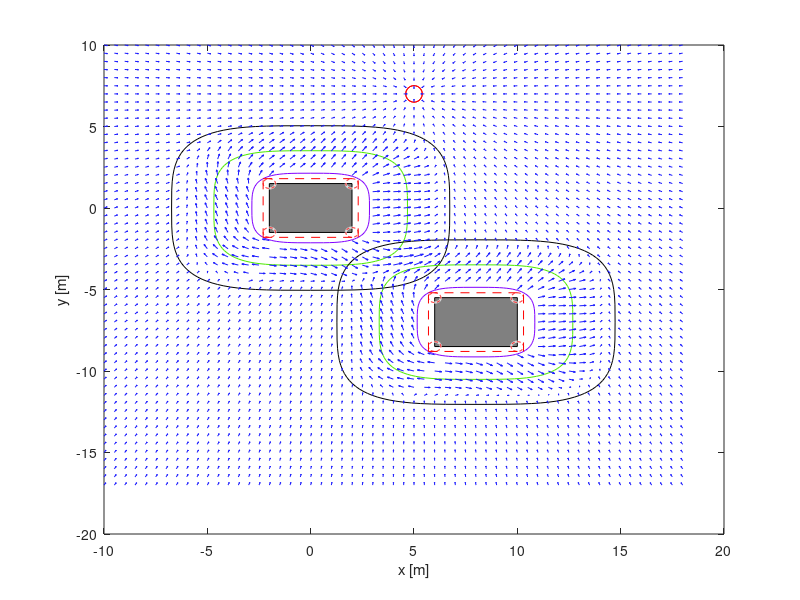

Reproduce this figure in MATLAB.
% ------------------------------
% Author: Vishnu S. Chipade
% Email: vishnuc@umich.edu
% ------------------------------


%Plots field with multiple obstacles

options = optimset('Display','off','MaxIter',1000);

rI=[0,-10]';
%rS=[-3,39]';
%rO=[6,21;8,-7]';
rS=[5,7]';
rO=[0,0;8,-7]';
ROS=norm(rS-rO(:,1));
NO=size(rO,2);
rotSense=[2,1,2];
RO=2;
w=sqrt(2)*RO;
w=4;
h=w*0.75;
RO_max=6;
k=1;

clear  X Y
xl=10;
[X,Y]=meshgrid(-xl+rO(1,1):.5:xl+rO(1,2),-xl+rO(2,2):.5:xl+rO(2,1));

alpha=1;

Ktol=0.05;
Rmax=50;
rho_F=0.3; %formation radius
f1=@(x) x-0.5*(2*(w/2+rho_F)/w)^(2/(1-exp(-x)))-0.5*(2*(h/2+rho_F)/h)^(2/(1-exp(-x)))+1;
K0=fsolve(f1,rho_F+sqrt(w^2+h^2)/2,options);
%K0=0.8;
nmin=1/(1-exp(-alpha*K0));
n=nmin;
a=w/2*(2^(1/(2*n)));
b=h/2*(2^(1/(2*n)));
Ktol=K0;
%Ktol=1.83;
pt1=27;
pt2=15;
Kmax=10;
Kmax2=Kmax+30;
dKcube=(Kmax2-Kmax)^3;
A=2/dKcube;
B=-3*(Kmax2+Kmax)/dKcube;
C=6*Kmax2*Kmax/dKcube;
D=Kmax2^2*(Kmax2-3*Kmax)/dKcube;
%nmin=1/(1-exp(-0.5));
if(0)
    K=1.1*K0;
    n=1/(1-exp(-alpha*K));
    xm=(2*(1+K))^(1/(2*n))*w/2;
    x1=-xm:xm/9:xm;
    y1=(2*(1+K)-(2.*(abs(x1./w))).^(2*n)).^(1/(2*n)).*(h/2);
    x1=[x1,x1];
    y1=[y1,-y1];
    X=x1;
    Y=y1;
end
Px=zeros(size(X));
Py=Px;
POx=Px;
POy=Py;

betaOS=atan2(rS(2)-rO(2,1),rS(1)-rO(1,k));  %angle between the safe area and the obstacle
beta_barOS=atan2(b^(2*n)*sign(rS(1)-rO(1,1))*(abs(rS(1)-rO(1,1)))^(2*n-1),-a^(2*n)*sign(rS(2)-rO(2,1))*(abs(rS(2)-rO(2,1)))^(2*n-1))  %angle of the tangent at the safe area
% if betaOS<0   % get betaOS between [0,2pi]
%     betaOS=betaOS+2*pi;
% end
% if beta_barOS<0   % get beta_barOS between [0,2pi]
%     beta_barOS=beta_barOS+2*pi;
% end
for i=1:size(X,1)
    for j=1:size(X,2)
        sigmaProd=1;
        flagField=1;
        for k=1:size(rO,2)
            RE0=(abs((X(i,j)-rO(1,k))/a))^(2*n)+(abs((Y(i,j)-rO(2,k))/b))^(2*n)-1;
            if RE0>=Ktol && RE0<Kmax
                sigma=1;
            elseif RE0>=Kmax && RE0<Kmax2
                sigma=A*RE0^3+B*RE0^2+C*RE0+D;
            else
                sigma=0;
            end
            %RE=RE0;
            betaOF=atan2(Y(i,j)-rO(2,k),X(i,j)-rO(1,k));   %angle between the location and the obstacle
            BetaOF(i,j)=betaOF;
            %Initialize
            Beta_bar1(i,j)=0;
            Beta_bar(i,j)=0;
            if betaOF<0   % get betaOF between [0,2pi]
                betaOF=betaOF+2*pi;
            end
            if RE0>=Ktol && RE0<Kmax2
                %                 f1=@(x) x-0.5*(2*(X(i,j)-rO(1,k))/w)^(2/(1-exp(-x)))-0.5*(2*(Y(i,j)-rO(2,k))/h)^(2/(1-exp(-x)))+1;
                %                 RE=fsolve(f1,RE0,options);
                %                 n=1/(1-exp(-RE));
                %n=nmin;
                RE=RE0;
                %             a=w/2*(2^(1/(2*n)));
                %             b=h/2*(2^(1/(2*n)));
                temp=sqrt((b^(2*n)*(abs(X(i,j)-rO(1,k)))^(2*n-1))^2+(a^(2*n)*(abs(Y(i,j)-rO(2,k)))^(2*n-1))^2);
                beta_bar=atan2(b^(2*n)*sign(X(i,j)-rO(1,k))*(abs(X(i,j)-rO(1,k)))^(2*n-1),-a^(2*n)*sign(Y(i,j)-rO(2,k))*(abs(Y(i,j)-rO(2,k)))^(2*n-1));  %angle of the tangent at the given location
                if beta_bar<0   % get betaOS between [0,2pi]
                    beta_bar=beta_bar+2*pi;
                end
                %beta=atan2(-b^(2*n)*(abs(X(i,j)-rO(1,1)))^(2*n-1),a^(2*n)*(abs(Y(i,j)-rO(2,1)))^(2*n-1));
                if betaOS<pi
                    if betaOF<=betaOS
                        beta_bar1=beta_bar-((-betaOS+pi+betaOF)/pi)*(beta_barOS-betaOS);
                    elseif betaOF>betaOS+pi
                        % beta_bar1=betaOS+((betaOS-beta0+pi)/pi)*(beta0-betaOS);
                        beta_bar1=beta_bar+((betaOS+pi-betaOF)/pi)*(beta_barOS-betaOS);
                    else
                        % beta_bar1=betaOS+((beta0-betaOS)/pi)*(betaOF-betaOS);
                        
                        beta_bar1=beta_bar-(beta_barOS-betaOS)+(beta_barOS-betaOS-pi)*(betaOF-betaOS)/pi;
                    end
                elseif betaOS>=pi && betaOS<1.5*pi
                    if betaOF<=betaOS && betaOF>betaOS-pi
                        beta_bar1=beta_bar+((betaOS-betaOF-pi)/pi)*(beta_barOS-betaOS);
                    elseif betaOF>betaOS
                        beta_bar1=beta_bar-(beta_barOS-betaOS)+(beta_barOS-betaOS-pi)*(betaOF-betaOS)/pi;
                    else
                        beta_bar1=beta_bar-(beta_barOS-betaOS)+(beta_barOS-betaOS-pi)*(betaOF+2*pi-betaOS)/pi;
                    end
                else
                    if beta_barOS<pi/2
                        beta_barOS=beta_barOS+2*pi;
                    end
                    if betaOF<=betaOS && betaOF>betaOS-pi
                        beta_bar1=beta_bar+((betaOS-betaOF-pi)/pi)*(beta_barOS-betaOS);
                    elseif betaOF>betaOS
                        beta_bar1=beta_bar-(beta_barOS-betaOS)+(beta_barOS-betaOS-pi)*(betaOF-betaOS)/pi;
                    else
                        beta_bar1=beta_bar-(beta_barOS-betaOS)+(beta_barOS-betaOS-pi)*(betaOF+2*pi-betaOS)/pi;
                    end
                end
                Beta_bar1(i,j)=beta_bar1;
                Beta_bar(i,j)=beta_bar;
                %tangential
                %                  POx(i,j)=(-1)^(rotSense(1)+1)*Rmax/RE*a^(2*n)*sign(Y(i,j)-rO(2,1))*(abs(Y(i,j)-rO(2,1)))^(2*n-1)/temp;
                %             POy(i,j)=(-1)^(rotSense(1))*Rmax/RE*b^(2*n)*sign(X(i,j)-rO(1,1))*(abs(X(i,j)-rO(1,1)))^(2*n-1)/temp;
                %Normalized
                POx(i,j)=(-1)^(rotSense(1))*cos(beta_bar1); %Rmax/RE*
                POy(i,j)=(-1)^(rotSense(1))*sin(beta_bar1); %Rmax/RE*
                mOS=(rS(2)-rO(2,k))/(rS(1)-rO(1,k));
                cOS=mOS*rS(1)+rS(2);
                %symmetric field around the obstacle
                %             if Y(i,j)<=mOS*X(i,j)+cOS
                %                 POx(i,j)=-POx(i,j);
                %                 POy(i,j)=-POy(i,j);
                %             end
                %radial
                %             POy(i,j)=Rmax/RE*a^(2*n)*sign(Y(i,j)-rO(2,k))*(abs(Y(i,j)-rO(2,k)))^(2*n-1)/temp;
                %             POx(i,j)=Rmax/RE*b^(2*n)*sign(X(i,j)-rO(1,k))*(abs(X(i,j)-rO(1,k)))^(2*n-1)/temp;
                
                Px(i,j)=Px(i,j)+sigma*POx(i,j);
                Py(i,j)=Py(i,j)+sigma*POy(i,j);
                sigmaProd=sigmaProd*(1-sigma);
            end
            if RE0>Ktol
                Px(i,j)=Px(i,j)+sigma*POx(i,j);
                Py(i,j)=Py(i,j)+sigma*POy(i,j);
            else
                Px(i,j)=0;
                Py(i,j)=0;
                flagField=0;
                break;
            end
        end
        if flagField==1
            dist=norm(rS-[X(i,j),Y(i,j)]');
            Px(i,j)=Px(i,j)+sigmaProd*(rS(1)-X(i,j))/dist;
            Py(i,j)=Py(i,j)+sigmaProd*(rS(2)-Y(i,j))/dist;
        end
    end
end
%%
%f1=@(x) [rS(1)-x(1)+,];
if(1)
    figure
    for k=1:size(rO,2)
        xsup=a*(Ktol+1)^(1/(2*n))*cos(0:pi/50:pi/2).^(1/n);
        ysup=b*(Ktol+1)^(1/(2*n))*sin(0:pi/50:pi/2).^(1/n);
        xsup=[xsup,-flip(xsup),-xsup,flip(xsup)];
        ysup=[ysup,flip(ysup),-ysup,-flip(ysup)];
        xsup=xsup+rO(1,k);
        ysup=ysup+rO(2,k);
        plot(xsup,ysup,'color',[0.5,0,1],'linewidth',0.5)
        %set(ez,'color',[0.5,0,1])
        hold on;
        xsup=a*(Kmax+1)^(1/(2*n))*cos(0:pi/50:pi/2).^(1/n);
        ysup=b*(Kmax+1)^(1/(2*n))*sin(0:pi/50:pi/2).^(1/n);
        xsup=[xsup,-flip(xsup),-xsup,flip(xsup)];
        ysup=[ysup,flip(ysup),-ysup,-flip(ysup)];
        xsup=xsup+rO(1,k);
        ysup=ysup+rO(2,k);
        plot(xsup,ysup,'color',[0.3,.91,0],'linewidth',0.5)
        hold on;
        xsup=a*(Kmax2+1)^(1/(2*n))*cos(0:pi/50:pi/2).^(1/n);
        ysup=b*(Kmax2+1)^(1/(2*n))*sin(0:pi/50:pi/2).^(1/n);
        xsup=[xsup,-flip(xsup),-xsup,flip(xsup)];
        ysup=[ysup,flip(ysup),-ysup,-flip(ysup)];
        xsup=xsup+rO(1,k);
        ysup=ysup+rO(2,k);
        plot(xsup,ysup,'color',[0,.0,0],'linewidth',0.5)
        hold on;
        plot(rS(1),rS(2),'ro','markersize',12);
        hold on;
        %legend(['$E_o=E_o^m=$',num2str(Ktol,3)],['$E_o=\bar E_o=$',num2str(Kmax,3)],['$E_o=E_o^u=$',num2str(Kmax2,3)],'$\textbf{r}_s$','location','northwest')
        rectangle('position',[rO(1,k)-w/2,rO(2,k)-h/2,w,h],'FaceColor',[0.5 .5 .5])
        hold on;
        viscircles([rO(1,k)-w/2,rO(2,k)-h/2;rO(1,k)+w/2,rO(2,k)-h/2;rO(1,k)+w/2,rO(2,k)+h/2;rO(1,k)-w/2,rO(2,k)+h/2],rho_F*ones(1,4),'color','r','LineStyle','--','linewidth',.5)
        hold on;
        line([rO(1,k)-w/2-rho_F,rO(1,k)+w/2+rho_F],[rO(2,k)-h/2-rho_F,rO(2,k)-h/2-rho_F],'color','r','linestyle','--','linewidth',.5)
        hold on
        line([rO(1,k)-w/2-rho_F,rO(1,k)-w/2-rho_F],[rO(2,k)-h/2-rho_F,rO(2,k)+h/2+rho_F],'color','r','linestyle','--','linewidth',.5)
        hold on;
        line([rO(1,k)-w/2-rho_F,rO(1,k)+w/2+rho_F],[rO(2,k)+h/2+rho_F,rO(2,k)+h/2+rho_F],'color','r','linestyle','--','linewidth',.5)
        hold on
        line([rO(1,k)+w/2+rho_F,rO(1,k)+w/2+rho_F],[rO(2,k)-h/2-rho_F,rO(2,k)+h/2+rho_F],'color','r','linestyle','--','linewidth',.5)
        hold on;
        hold on;
    end
    
    hf=quiver(X,Y,Px,Py,.7)
    set(hf,'color',[.1,.1,1.0])
    xlabel('x [m]')
    ylabel('y [m]')
    title('')
    %text(rS(1)-1.2,rS(2)+0.95,['$r_s$(',num2str(rS(1)),',',num2str(rS(2)),')'],'fontsize',12,'backgroundcolor',[0.9,0.9,0.9])
    
end

% headSize=1.1;
% fontSize=16;
% arrowLength=3;
% plot(rS(1),rS(2),'ro','markersize',8);
% hold on;
% text(rS(1)+0.52,rS(2)+0.15,['$\textbf{r}_s$(',num2str(rS(1)),', ',num2str(rS(2)),')'],'fontsize',12)
% hold on;
% %Tangent and field line at safe location
% quiver(rS(1),rS(2),cos(betaOS)/1.2,sin(betaOS)/1.2,arrowLength,'linewidth',2,'color',[1 0 0],'MaxHeadSize',0.9*headSize)
% quiver(rS(1),rS(2),cos(beta_barOS),sin(beta_barOS),arrowLength,'linewidth',2,'color',[1 0 .7],'MaxHeadSize',0.9*headSize)
% rd=0.8;
% dbeta_barOS=beta_barOS-betaOS;
% plot(rS(1)+rd*cos(betaOS:dbeta_barOS/10:beta_barOS),rS(2)+rd*sin(betaOS:dbeta_barOS/10:beta_barOS),'color',[1 0 0.7])
% rd=2.3;
% text(rS(1)+rd*cos(beta_barOS/1.2),rS(2)+rd*sin(beta_barOS/1.2),'\boldmath$\Delta\bar\beta_{ok}$','fontsize',fontSize,'color',[1 0 0.7])
% %the obstacle
% rectangle('position',[rO(1,1)-w/2,rO(2,1)-h/2,w,h])%,'FaceColor',[0.5 .5 .5])
% hold on;
% text(rO(1,1)-0.15,rO(2,1)-0.4,['$\textbf{r}_{ok}$(',num2str(rO(1,1)),', ',num2str(rO(2,1)),')'],'fontsize',12)
% text(rO(1,1)-1.9,rO(2,1)+1,'$\mathcal{O}_{k}$','fontsize',fontSize)
% hold on;
% f2=@(x,y) 0.5*(2*(abs(x-rO(1,1)))/w)^(2*nmin)+0.5*(2*(abs(y-rO(2,1)))/h)^(2*nmin)-1-RE;
% ez=ezplot(f2,[-xm+rO(1,k),xm+rO(1,k),-xm+rO(2,k),xm+rO(2,k)]);
% set(ez,'linewidth',2,'color',[0.1,0.8,0.6])
% hold on;
% 
% 
% text(X(pt1,pt2)-2.02,Y(pt1,pt2)-.80,'$\textbf{r}(x,y)$','fontsize',12);
% hold on;
% %tangent
% line([X(pt1,pt2),3+X(pt1,pt2)],[Y(pt1,pt2),Y(pt1,pt2)],'linestyle','--','color','b')
% hold on;
% quiver(X(pt1,pt2),Y(pt1,pt2),cos(Beta_bar(pt1,pt2)),sin(Beta_bar(pt1,pt2)),arrowLength,'linewidth',2,'color',[0.1 0.7 0.1],'MaxHeadSize',headSize)
% hold on
% rd=1.2;
% plot(X(pt1,pt2)+rd*cos(0:Beta_bar(pt1,pt2)/10:Beta_bar(pt1,pt2)),Y(pt1,pt2)+rd*sin(0:Beta_bar(pt1,pt2)/10:Beta_bar(pt1,pt2)),'color',[0.1 0.7 0.1])
% hold on;
% rd=2.7;
% text(X(pt1,pt2)+rd*cos(Beta_bar(pt1,pt2)/1.30),Y(pt1,pt2)+rd*sin(Beta_bar(pt1,pt2)/1.30),'\boldmath$\bar{{\beta}}_{ok}(\textbf{r})$','fontsize',fontSize,'color',[0.1 0.7 0.1])
% %vector field
% quiver(X(pt1,pt2),Y(pt1,pt2),Px(pt1,pt2),Py(pt1,pt2),arrowLength,'linewidth',2,'color',[1 0.5 0],'MaxHeadSize',headSize)
% hold on;
% rd=1.8;
% plot(X(pt1,pt2)+rd*cos(0:Beta_bar1(pt1,pt2)/10:Beta_bar1(pt1,pt2)),Y(pt1,pt2)+rd*sin(0:Beta_bar1(pt1,pt2)/10:Beta_bar1(pt1,pt2)),'color',[1 0.5 0])
% hold on
% rd=2.2;
% text(X(pt1,pt2)+rd*cos(Beta_bar1(pt1,pt2)/2.6),Y(pt1,pt2)+rd*sin(Beta_bar1(pt1,pt2)/2.6),'\boldmath$\bar\beta_{ok}^{\prime}(\textbf{r})$','fontsize',fontSize,'color',[1 0.5 0])
% %current location
% line([rO(1,1),7+rO(1,1)],[rO(2,1),rO(2,1)],'linestyle','--','color','b')
% hold on
% plot([rO(1,1),X(pt1,pt2)],[rO(2,1),Y(pt1,pt2)],'b')
% hold on;
% rd=1.15;
% plot(rO(1,1)+rd*cos(0:BetaOF(pt1,pt2)/10:BetaOF(pt1,pt2)),rO(2,1)+rd*sin(0:BetaOF(pt1,pt2)/10:BetaOF(pt1,pt2)),'b')
% hold on;
% rd=1.5;
% text(rO(1,1)+rd*cos(BetaOF(pt1,pt2)/5),rO(2,1)+rd*sin(BetaOF(pt1,pt2)/5),'\boldmath$\beta_{ok}(\textbf{r})$','fontsize',fontSize,'color','b')
% %safe location
% l=line([rO(1,1),rS(1)],[rO(2,1),rS(2)],'linestyle','--','color','r')
% hold on
% rd=4.5;
% plot(rO(1,1)+rd*cos(0:betaOS/10:betaOS),rO(2,1)+rd*sin(0:betaOS/10:betaOS),'r')
% hold on;
% rd=4.8;
% text(rO(1,1)+rd*cos(betaOS/2),rO(2,1)+rd*sin(betaOS/2),'\boldmath$\beta_{ok}(\textbf{r}_s)$','fontsize',fontSize,'color','r')
% hold on
% rd=2.65;
% plot(rO(1,1)+rd*cos(BetaOF(pt1,pt2):(betaOS-BetaOF(pt1,pt2))/10:betaOS),rO(2,1)+rd*sin(BetaOF(pt1,pt2):(betaOS-BetaOF(pt1,pt2))/10:betaOS),'r')
% hold on;
% rd=3.3;
% text(rO(1,1)+rd*cos(BetaOF(pt1,pt2)/1.1),rO(2,1)+rd*sin(BetaOF(pt1,pt2)/1.1),'\boldmath$\Delta\beta_{ok}$','fontsize',fontSize,'color','r')
% hold on
% 
% xlabel('x [m]')
% ylabel('y [m]')
% title('')
% xlim([-1*xl,max(xl,1.1*rS(1))])
% ylim([-0.6*xl,1.3*rS(2)])
